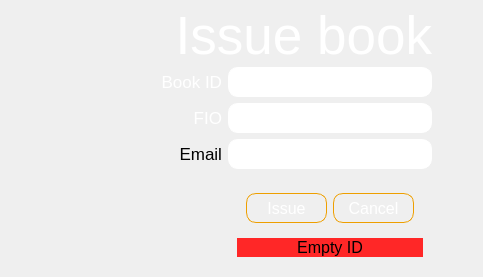
            <widget class="QWidget" name="issue_book_page">
             <layout class="QGridLayout" name="gridLayout_4">
              <item row="2" column="2">
               <widget class="QLineEdit" name="lineEdit_3">
                <property name="minimumSize">
                 <size>
                  <width>0</width>
                  <height>30</height>
                 </size>
                </property>
                <property name="styleSheet">
                 <string notr="true">QLineEdit{
	color:white;
	border-style:none;
	border-radius:10px;
	border:1px solid white;
}
QLineEdit:focus{
		border:1px solid rgb(238, 159, 0);
}</string>
                </property>
               </widget>
              </item>
              <item row="2" column="1">
               <widget class="QLabel" name="label_15">
                <property name="font">
                 <font>
                  <pointsize>13</pointsize>
                 </font>
                </property>
                <property name="styleSheet">
                 <string notr="true">color:white;</string>
                </property>
                <property name="text">
                 <string>FIO</string>
                </property>
                <property name="alignment">
                 <set>Qt::AlignRight|Qt::AlignTrailing|Qt::AlignVCenter</set>
                </property>
               </widget>
              </item>
              <item row="1" column="3">
               <spacer name="horizontalSpacer_5">
                <property name="orientation">
                 <enum>Qt::Horizontal</enum>
                </property>
                <property name="sizeHint" stdset="0">
                 <size>
                  <width>40</width>
                  <height>20</height>
                 </size>
                </property>
               </spacer>
              </item>
              <item row="0" column="1" colspan="2">
               <widget class="QLabel" name="label_10">
                <property name="maximumSize">
                 <size>
                  <width>16777215</width>
                  <height>50</height>
                 </size>
                </property>
                <property name="font">
                 <font>
                  <family>Segoe UI</family>
                  <pointsize>40</pointsize>
                 </font>
                </property>
                <property name="styleSheet">
                 <string notr="true">color:white;</string>
                </property>
                <property name="text">
                 <string> Issue book</string>
                </property>
                <property name="alignment">
                 <set>Qt::AlignCenter</set>
                </property>
               </widget>
              </item>
              <item row="1" column="1">
               <widget class="QLabel" name="label_14">
                <property name="font">
                 <font>
                  <pointsize>13</pointsize>
                 </font>
                </property>
                <property name="styleSheet">
                 <string notr="true">color:white;</string>
                </property>
                <property name="text">
                 <string>Book ID</string>
                </property>
                <property name="alignment">
                 <set>Qt::AlignRight|Qt::AlignTrailing|Qt::AlignVCenter</set>
                </property>
               </widget>
              </item>
              <item row="1" column="0">
               <spacer name="horizontalSpacer_6">
                <property name="orientation">
                 <enum>Qt::Horizontal</enum>
                </property>
                <property name="sizeType">
                 <enum>QSizePolicy::Expanding</enum>
                </property>
                <property name="sizeHint" stdset="0">
                 <size>
                  <width>150</width>
                  <height>20</height>
                 </size>
                </property>
               </spacer>
              </item>
              <item row="3" column="1">
               <widget class="QLabel" name="label_19">
                <property name="font">
                 <font>
                  <pointsize>13</pointsize>
                 </font>
                </property>
                <property name="text">
                 <string>Email</string>
                </property>
                <property name="alignment">
                 <set>Qt::AlignRight|Qt::AlignTrailing|Qt::AlignVCenter</set>
                </property>
               </widget>
              </item>
              <item row="3" column="2">
               <widget class="QLineEdit" name="lineEdit_8">
                <property name="minimumSize">
                 <size>
                  <width>0</width>
                  <height>30</height>
                 </size>
                </property>
                <property name="styleSheet">
                 <string notr="true">QLineEdit{
	color:white;
	border-style:none;
	border-radius:10px;
	border:1px solid white;
}
QLineEdit:focus{
		border:1px solid rgb(238, 159, 0);
}</string>
                </property>
               </widget>
              </item>
              <item row="4" column="2">
               <widget class="QFrame" name="frame_6">
                <property name="maximumSize">
                 <size>
                  <width>16777215</width>
                  <height>100</height>
                 </size>
                </property>
                <property name="frameShape">
                 <enum>QFrame::NoFrame</enum>
                </property>
                <property name="frameShadow">
                 <enum>QFrame::Raised</enum>
                </property>
                <layout class="QVBoxLayout" name="verticalLayout_6">
                 <item>
                  <widget class="QFrame" name="frame_3">
                   <property name="maximumSize">
                    <size>
                     <width>16777215</width>
                     <height>50</height>
                    </size>
                   </property>
                   <property name="styleSheet">
                    <string notr="true">QPushButton{
	color:white;
	border-style:none;
	border:1px solid rgb(238, 159, 0); 
	border-radius: 10px;
}
QPushButton::hover{
	background-color: rgb(238, 159, 0); 
}</string>
                   </property>
                   <property name="frameShape">
                    <enum>QFrame::NoFrame</enum>
                   </property>
                   <property name="frameShadow">
                    <enum>QFrame::Raised</enum>
                   </property>
                   <layout class="QHBoxLayout" name="horizontalLayout_6">
                    <item>
                     <widget class="QPushButton" name="pushButton_5">
                      <property name="minimumSize">
                       <size>
                        <width>0</width>
                        <height>30</height>
                       </size>
                      </property>
                      <property name="font">
                       <font>
                        <pointsize>12</pointsize>
                       </font>
                      </property>
                      <property name="text">
                       <string>Issue</string>
                      </property>
                     </widget>
                    </item>
                    <item>
                     <widget class="QPushButton" name="pushButton_6">
                      <property name="minimumSize">
                       <size>
                        <width>0</width>
                        <height>30</height>
                       </size>
                      </property>
                      <property name="font">
                       <font>
                        <pointsize>12</pointsize>
                       </font>
                      </property>
                      <property name="text">
                       <string>Cancel</string>
                      </property>
                     </widget>
                    </item>
                   </layout>
                  </widget>
                 </item>
                 <item>
                  <widget class="QLabel" name="err_3">
                   <property name="font">
                    <font>
                     <pointsize>12</pointsize>
                    </font>
                   </property>
                   <property name="styleSheet">
                    <string notr="true">background-color: rgb(255, 39, 39);</string>
                   </property>
                   <property name="text">
                    <string>Empty ID</string>
                   </property>
                   <property name="alignment">
                    <set>Qt::AlignCenter</set>
                   </property>
                  </widget>
                 </item>
                </layout>
               </widget>
              </item>
              <item row="1" column="2">
               <widget class="QLineEdit" name="lineEdit_2">
                <property name="minimumSize">
                 <size>
                  <width>0</width>
                  <height>30</height>
                 </size>
                </property>
                <property name="styleSheet">
                 <string notr="true">QLineEdit{
	color:white;
	border-style:none;
	border-radius:10px;
	border:1px solid white;
}
QLineEdit:focus{
		border:1px solid rgb(238, 159, 0);
}</string>
                </property>
               </widget>
              </item>
             </layout>
            </widget>
